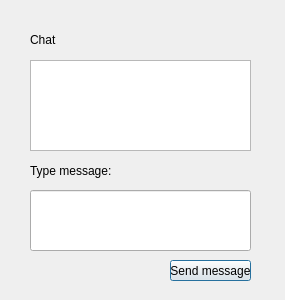
<?xml version="1.0" encoding="UTF-8"?>
<ui version="4.0">
 <class>ChatBox</class>
 <widget class="QDialog" name="ChatBox">
  <property name="geometry">
   <rect>
    <x>0</x>
    <y>0</y>
    <width>285</width>
    <height>300</height>
   </rect>
  </property>
  <property name="windowTitle">
   <string>Dialog</string>
  </property>
  <widget class="QLabel" name="label_message">
   <property name="geometry">
    <rect>
     <x>30</x>
     <y>160</y>
     <width>81</width>
     <height>21</height>
    </rect>
   </property>
   <property name="text">
    <string>Type message:</string>
   </property>
  </widget>
  <widget class="QLineEdit" name="lineEdit_message">
   <property name="geometry">
    <rect>
     <x>30</x>
     <y>190</y>
     <width>221</width>
     <height>61</height>
    </rect>
   </property>
  </widget>
  <widget class="QLabel" name="label_chat">
   <property name="geometry">
    <rect>
     <x>30</x>
     <y>30</y>
     <width>121</width>
     <height>20</height>
    </rect>
   </property>
   <property name="text">
    <string>Chat</string>
   </property>
  </widget>
  <widget class="QPushButton" name="sendButton">
   <property name="geometry">
    <rect>
     <x>170</x>
     <y>260</y>
     <width>81</width>
     <height>21</height>
    </rect>
   </property>
   <property name="text">
    <string>Send message</string>
   </property>
  </widget>
  <widget class="QTextEdit" name="textEdit_chat">
   <property name="geometry">
    <rect>
     <x>30</x>
     <y>60</y>
     <width>221</width>
     <height>91</height>
    </rect>
   </property>
  </widget>
 </widget>
 <resources/>
 <connections/>
</ui>
